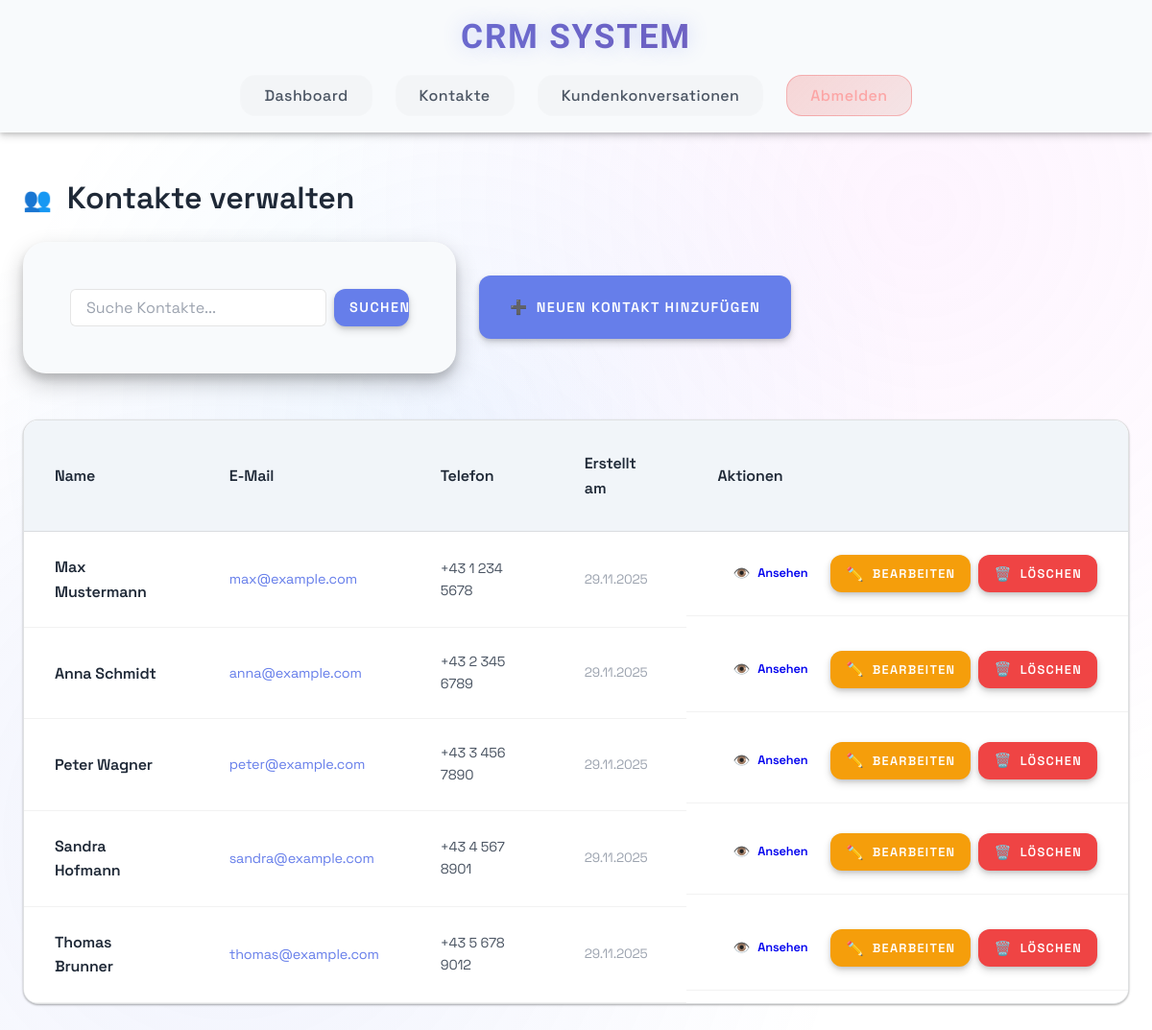
The page /customers (signed in) on the database its author committed.
### models.py (models this page shows)
class Customer(db.Model):
    __tablename__ = "customers"
    id = db.Column(Integer, primary_key=True, autoincrement=True)
    first_name = db.Column(String(100), nullable=False)
    last_name = db.Column(String(100), nullable=False)
    email = db.Column(String(255), unique=True)
    phone = db.Column(String(50))
    created_at = db.Column(DateTime, default=datetime.utcnow, nullable=False)
    orders = db.relationship("Order", back_populates="customer", cascade="all, delete-orphan")
    conversations = db.relationship("Conversation", back_populates="customer", cascade="all, delete-orphan")

### app.py (the view, shortened to what this page needs)
@app.route('/customers', methods=['GET', 'POST'])
@login_required
def customers():
    page = request.args.get('page', 1, type=int)
    per_page = 15
    search = request.args.get('search', '').strip()
    customers_query = Customer.query
    customers_pagination = customers_query.order_by(Customer.created_at.desc()).paginate(
        page=page, per_page=per_page, error_out=False
    )
    return render_template('customers.html',
                         customers_pagination=customers_pagination,
                         search=search)

### app.py (called while the page is built)
def format_date(date_obj, with_time=False):
    if not date_obj:
        return 'N/A'
    if with_time:
        return date_obj.strftime('%d.%m.%Y %H:%M')
    return date_obj.strftime('%d.%m.%Y')

@app.template_filter('date')
def date_filter(date_obj):
    return format_date(date_obj)

def login_required(f):
    @wraps(f)
    def decorated_function(*args, **kwargs):
        if 'user_id' not in session:
            flash('Bitte loggen Sie sich zuerst ein')
            return redirect(url_for('index'))
        return f(*args, **kwargs)
    return decorated_function

### templates/customers.html (shortened to what this page needs)
{% extends "base.html" %}
{% block content %}
<div class="page-header">
    <h1><span class="page-icon">👥</span>Kontakte verwalten</h1>
    <div style="display: flex; gap: var(--space-md); align-items: center;">
        <form method="GET" action="{{ url_for('customers') }}" style="display: flex; gap: 0.5rem; margin: 0;">
            <input type="search" name="search" placeholder="Suche Kontakte..." value="{{ search or '' }}" style="padding: 0.5rem 1rem; border-radius: 6px; border: 1px solid rgba(0,0,0,0.1); background: var(--bg-primary); min-width: 250px;">
            <button type="submit" class="btn btn-primary" style="padding: 0.5rem 1rem; margin: 0;">Suchen</button>
        </form>
        <button class="btn btn-primary" onclick="showAddForm()">
            <span class="btn-icon">➕</span>Neuen Kontakt hinzufügen
        </button>
    </div>
</div>
<div class="table-container">
    <table class="data-table">
        <thead>
            <tr>
                <th>Name</th>
                <th>E-Mail</th>
                <th>Telefon</th>
                <th>Erstellt am</th>
                <th>Aktionen</th>
            </tr>
        </thead>
        <tbody>
            {% for customer in customers_pagination.items %}
            <tr>
                <td class="customer-name">{{ customer.first_name }} {{ customer.last_name }}</td>
                <td class="email">{{ customer.email or '-' }}</td>
                <td class="phone">{{ customer.phone or '-' }}</td>
                <td class="date">{{ customer.created_at|date }}</td>
                <td class="actions">
                    <a class="btn btn-small btn-info" href="{{ url_for('customer_detail', customer_id=customer.id) }}">
                        <span class="btn-icon">👁️</span>Ansehen
                    </a>
                    <button class="btn btn-small btn-edit" onclick="editCustomer({{ customer.id }}, '{{ customer.first_name }}', '{{ customer.last_name }}', '{{ customer.email or '' }}', '{{ customer.phone or '' }}')">
                        <span class="btn-icon">✏️</span>Bearbeiten
                    </button>
                    <button class="btn btn-small btn-danger" onclick="deleteCustomer({{ customer.id }}, '{{ customer.first_name }} {{ customer.last_name }}')">
                        <span class="btn-icon">🗑️</span>Löschen
                    </button>
                </td>
            </tr>
            {% else %}
            <tr>
                <td colspan="5" class="empty-state">Keine Kontakte gefunden. Fügen Sie den ersten Kontakt hinzu!</td>
            </tr>
            {% endfor %}
        </tbody>
    </table>
</div>
{% endblock %}

### static/style.css (style rules this page uses)
:root { --primary: linear-gradient(135deg, #667eea 0%, #764ba2 100%); --primary-solid: #667eea; --secondary: linear-gradient(135deg, #f093fb 0%, #f5576c 100%); --secondary-solid: #f093fb; --accent: linear-gradient(135deg, #4facfe 0%, #00f2fe 100%); --accent-solid: #4facfe; --success: #10b981; --warning: #f59e0b; --error: #ef4444; --bg-primary: #ffffff; --bg-secondary: #f8fafc; --bg-tertiary: #f1f5f9; --surface: rgba(0, 0, 0, 0.02); --text-primary: #1f2937; --text-secondary: #4b5563; --text-muted: #9ca3af; --space-xs: 0.5rem; --space-sm: 1rem; --space-md: 1.5rem; --space-lg: 2rem; --space-xl: 3rem; --radius-sm: 0.5rem; --radius-md: 0.75rem; --radius-lg: 1rem; --radius-xl: 1.5rem; --shadow-sm: 0 1px 3px rgba(0, 0, 0, 0.12), 0 1px 2px rgba(0, 0, 0, 0.24); --shadow-md: 0 4px 8px rgba(0, 0, 0, 0.15), 0 2px 4px rgba(0, 0, 0, 0.12); --shadow-lg: 0 10px 25px rgba(0, 0, 0, 0.2), 0 6px 10px rgba(0, 0, 0, 0.15); --shadow-glow: 0 0 20px rgba(102, 126, 234, 0.3); }
* { margin: 0; padding: 0; box-sizing: border-box; }
html { font-size: 16px; scroll-behavior: smooth; }
body { font-family: 'Space Grotesk', -apple-system, BlinkMacSystemFont, sans-serif; font-weight: 400; line-height: 1.6; color: #1f2937; background: #ffffff; min-height: 100vh; overflow-x: hidden; letter-spacing: -0.01em; }
body::before { content: ''; position: fixed; top: 0; left: 0; width: 100%; height: 100%; background: radial-gradient(circle at 20% 80%, rgba(102, 126, 234, 0.1) 0%, transparent 50%), radial-gradient(circle at 80% 20%, rgba(240, 147, 251, 0.1) 0%, transparent 50%), radial-gradient(circle at 40% 40%, rgba(79, 172, 254, 0.08) 0%, transparent 50%); z-index: -1; animation: gradientShift 15s ease-in-out infinite; }
h1, h2, h3, h4, h5, h6 { font-weight: 600; margin-bottom: var(--space-md); line-height: 1.3; }
form { background: var(--bg-secondary); padding: var(--space-xl); border-radius: var(--radius-xl); border: 1px solid rgba(255, 255, 255, 0.1); box-shadow: var(--shadow-lg); max-width: 500px; margin: 0 auto var(--space-xl); backdrop-filter: blur(20px); }
input, textarea, select { width: 100%; padding: var(--space-md); border: 2px solid rgba(255, 255, 255, 0.1); border-radius: var(--radius-md); background: var(--bg-tertiary); color: var(--text-primary); font-family: inherit; font-size: 1rem; transition: all 0.3s ease; backdrop-filter: blur(10px); }
input::placeholder, textarea::placeholder { color: var(--text-muted); }
button { font-family: 'Space Grotesk', sans-serif; background: var(--primary); color: var(--text-primary); border: none; padding: var(--space-md) var(--space-xl); border-radius: var(--radius-md); font-size: 0.95rem; font-weight: 700; cursor: pointer; transition: all 0.3s cubic-bezier(0.4, 0, 0.2, 1); box-shadow: var(--shadow-md); text-transform: uppercase; letter-spacing: 0.1em; position: relative; overflow: hidden; }
button::before { content: ''; position: absolute; top: 0; left: -100%; width: 100%; height: 100%; background: linear-gradient(135deg, rgba(255, 255, 255, 0.2) 0%, transparent 100%); transition: left 0.3s ease; }
main > * { animation: fadeInUp 0.6s ease forwards; }

### rows shown on the page
Customer: first_name "Max", last_name "Mustermann", email "max@example.com", phone "+43 1 234 5678", created_at "29.11.2025"
Customer: first_name "Anna", last_name "Schmidt", email "anna@example.com", phone "+43 2 345 6789", created_at "29.11.2025"
Customer: first_name "Peter", last_name "Wagner", email "peter@example.com", phone "+43 3 456 7890", created_at "29.11.2025"
Customer: first_name "Sandra", last_name "Hofmann", email "sandra@example.com", phone "+43 4 567 8901", created_at "29.11.2025"
Customer: first_name "Thomas", last_name "Brunner", email "thomas@example.com", phone "+43 5 678 9012", created_at "29.11.2025"
